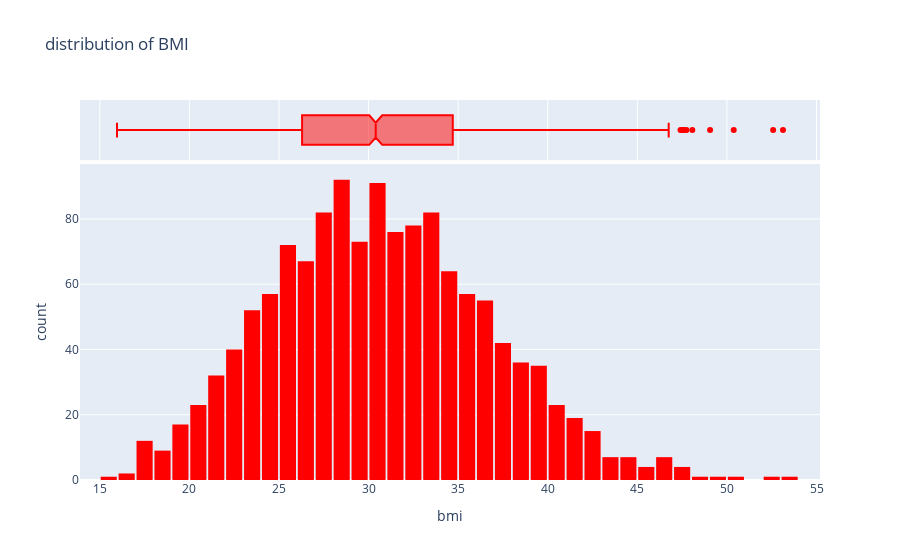

Here is the notebook cell this chart was saved with:
### Code cell
fig2 = px.histogram(df,
x = 'bmi',
marginal='box',
nbins=47,
color_discrete_sequence= ['red','purple'],
title='distribution of BMI')
fig2.update_layout(bargap = 0.1)
fig2.show()

### Figure 1 — Plotly figure (JSON) as saved in the notebook; plotly's stock layout.template omitted (floating-point values rounded to 4 significant figures; data arrays with more than 128 entries replaced by an {"elided": "..."} marker saying what was removed)
{"data": [{"alignmentgroup": "True", "bingroup": "x", "hovertemplate": "bmi=%{x}<br>count=%{y}<extra></extra>", "legendgroup": "", "marker": {"color": "red", "pattern": {"shape": ""}}, "name": "", "nbinsx": 47, "offsetgroup": "", "orientation": "v", "showlegend": false, "type": "histogram", "x": {"elided": "1338 float values"}, "xaxis": "x", "yaxis": "y"}, {"alignmentgroup": "True", "hovertemplate": "bmi=%{x}<extra></extra>", "legendgroup": "", "marker": {"color": "red"}, "name": "", "notched": true, "offsetgroup": "", "showlegend": false, "type": "box", "x": {"elided": "1338 float values"}, "xaxis": "x2", "yaxis": "y2"}], "layout": {"bargap": 0.1, "barmode": "relative", "legend": {"tracegroupgap": 0}, "title": {"text": "distribution of BMI"}, "xaxis": {"anchor": "y", "domain": [0, 1], "title": {"text": "bmi"}}, "xaxis2": {"anchor": "y2", "domain": [0, 1], "matches": "x", "showgrid": true, "showticklabels": false}, "yaxis": {"anchor": "x", "domain": [0, 0.8316], "title": {"text": "count"}}, "yaxis2": {"anchor": "x2", "domain": [0.8416, 1], "matches": "y2", "showgrid": false, "showline": false, "showticklabels": false, "ticks": ""}}}
